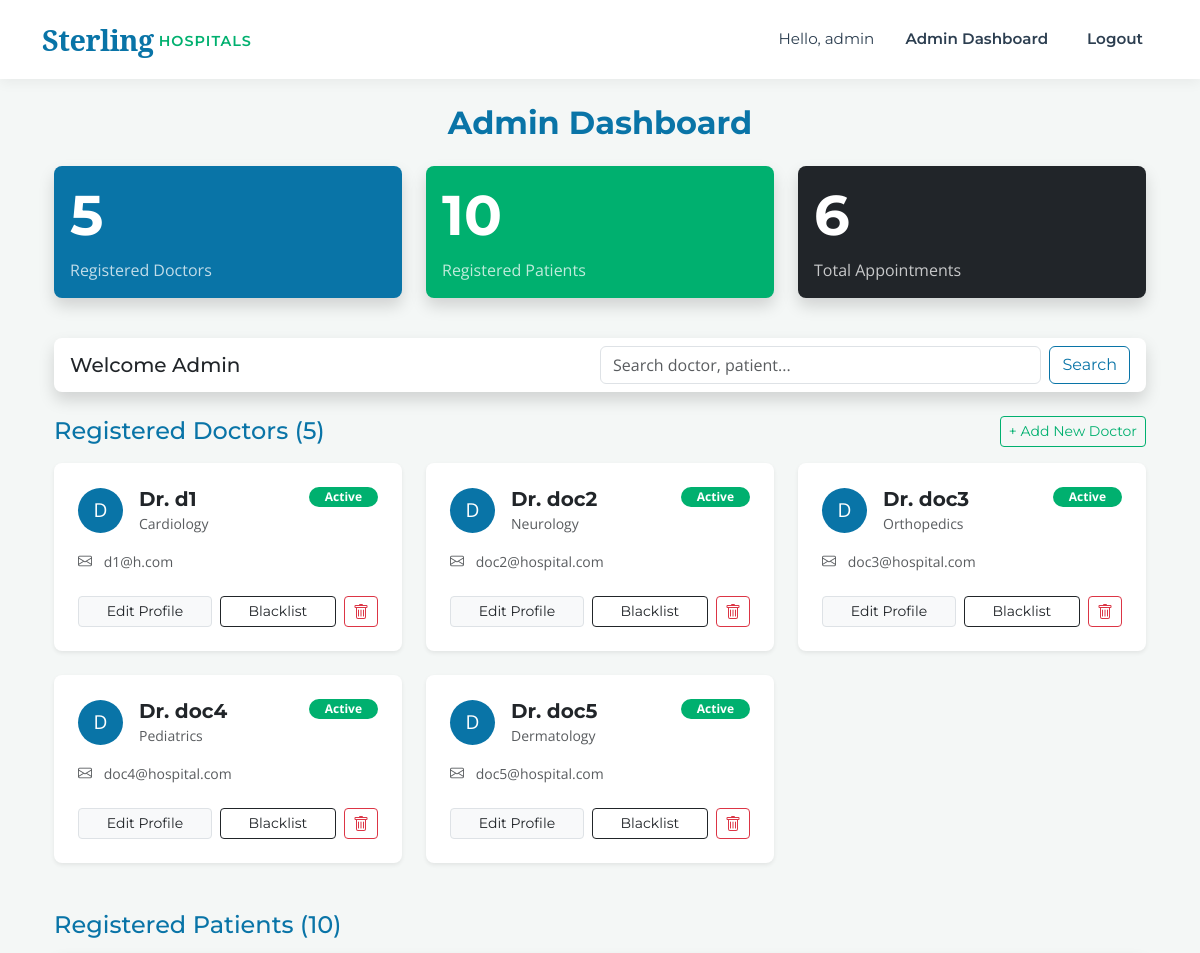
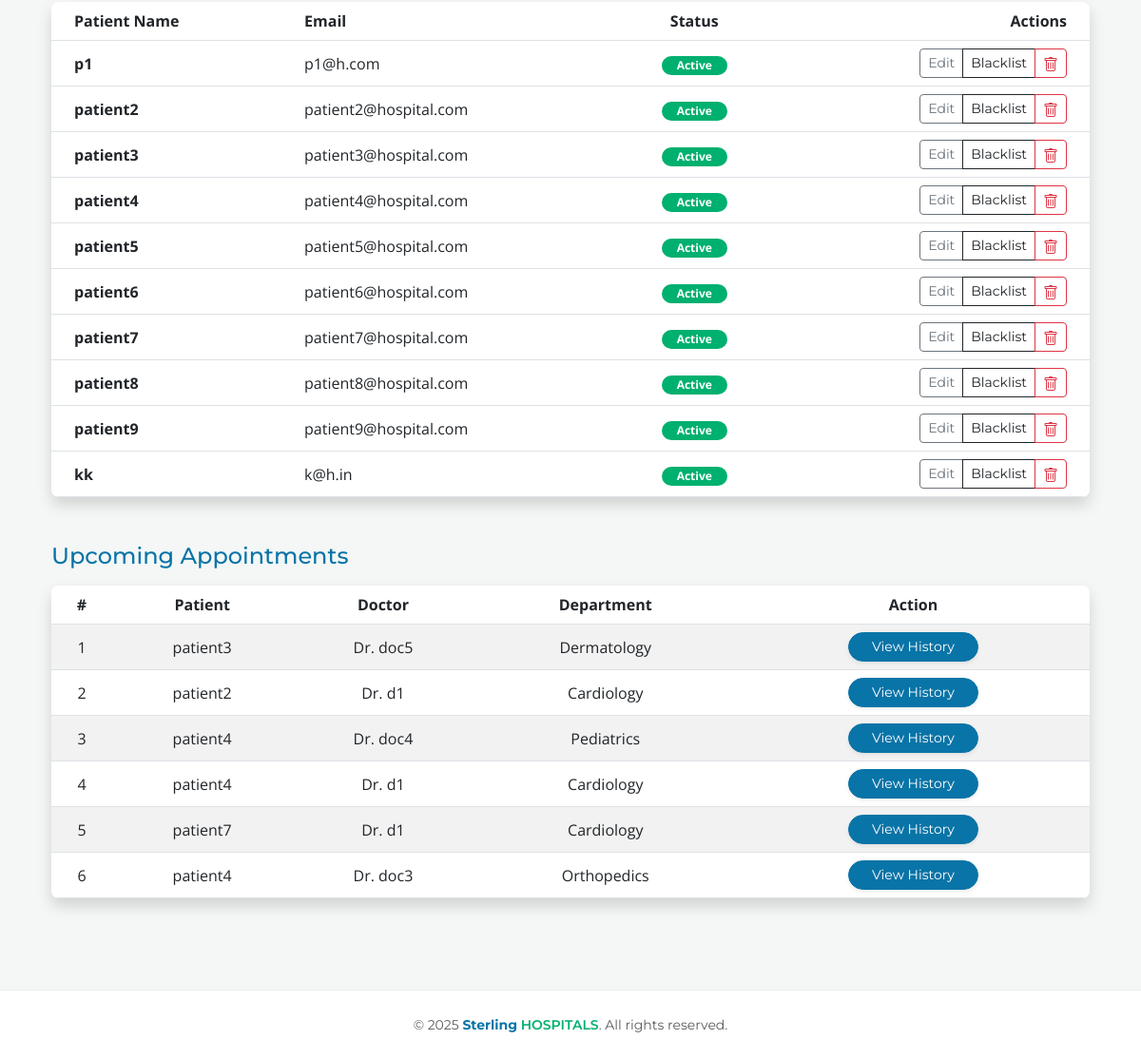
/admin_dashboard (signed in), run on an earlier commit of the app's database (2 pictures, top to bottom).
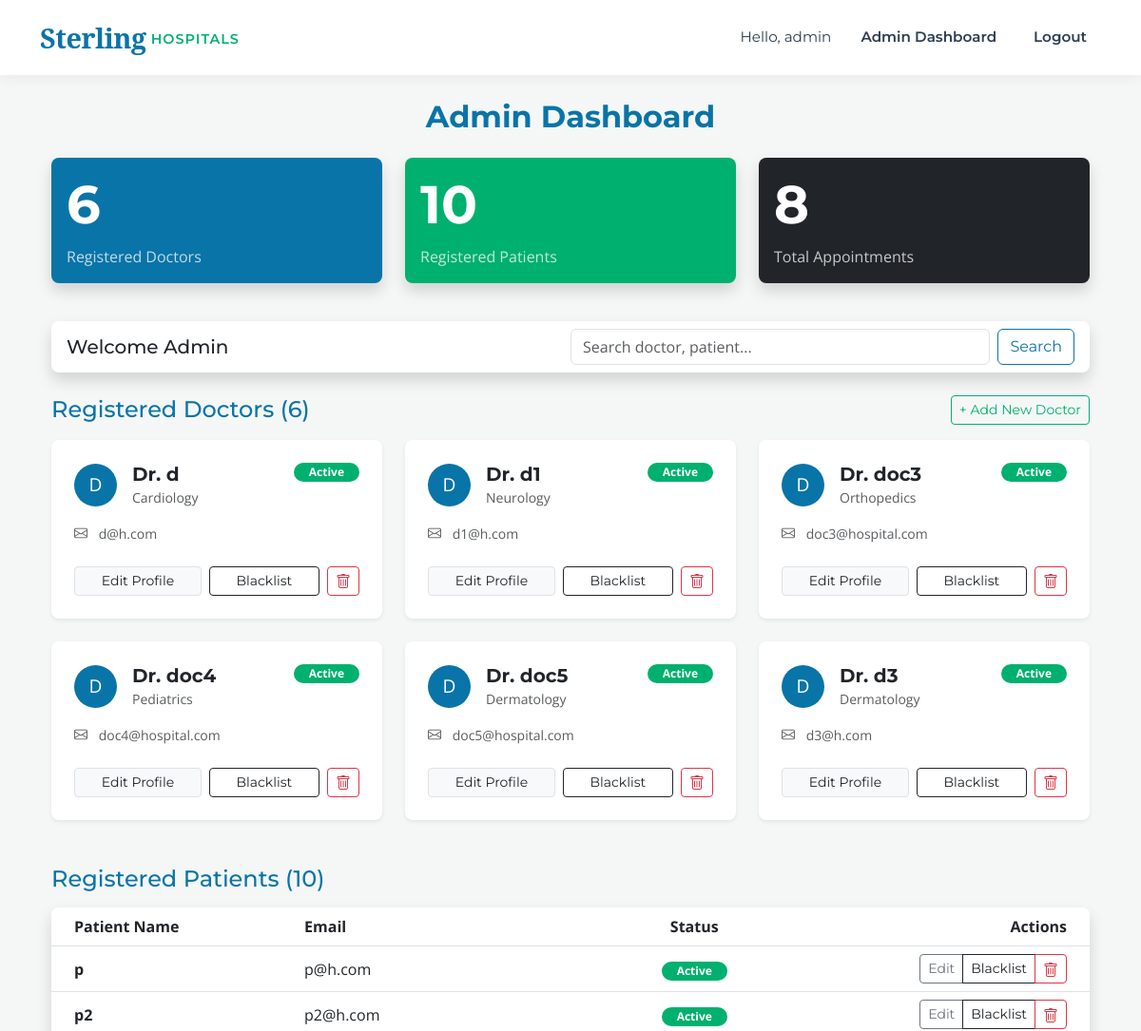
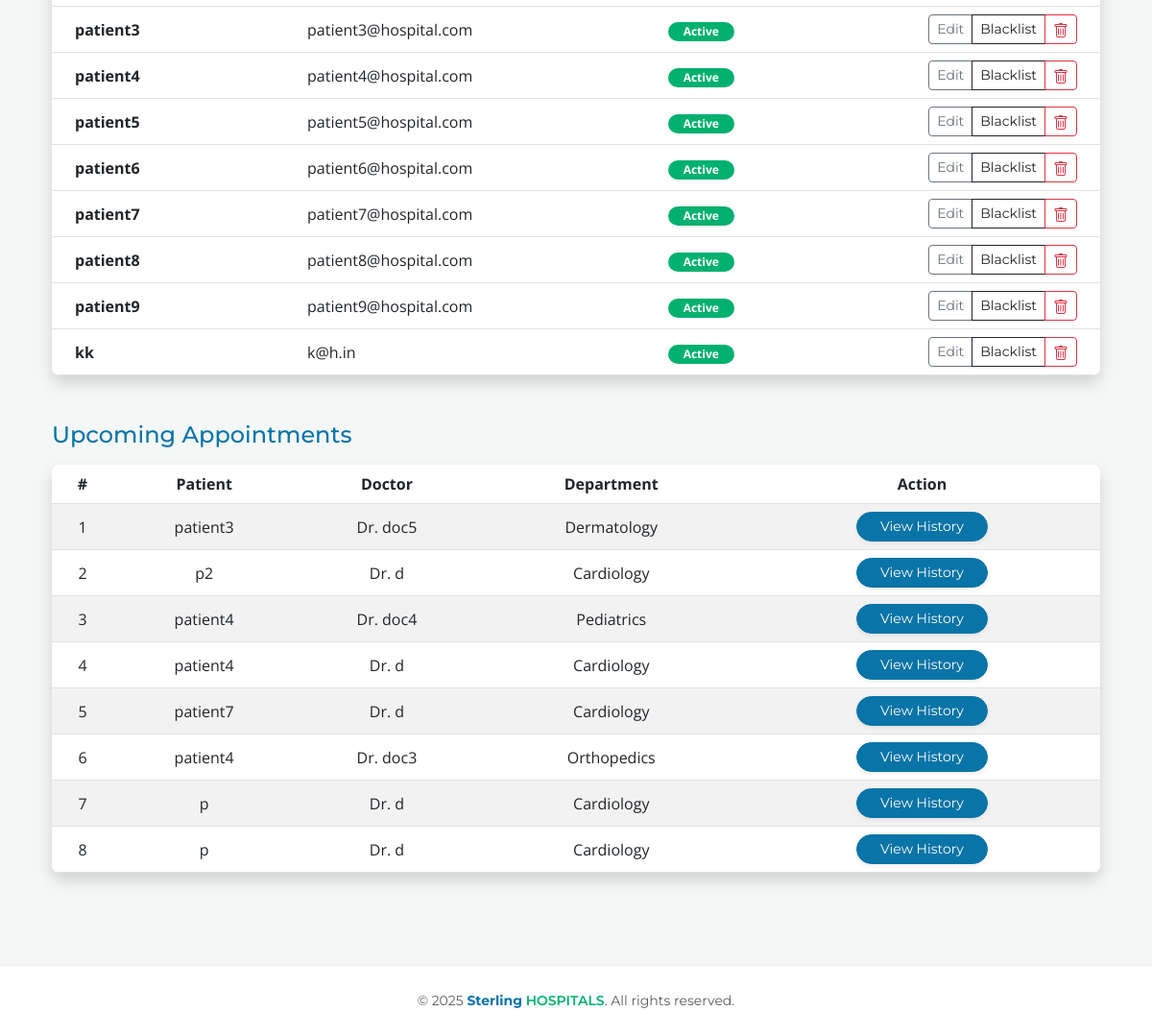
And on a later commit of the database (2 pictures, top to bottom).
### models.py (models this page shows)
class User(db.Model, UserMixin):
    __tablename__ = 'users'
    id = db.Column(db.Integer, primary_key=True)
    username = db.Column(db.String(100), unique=True, nullable=False)
    email = db.Column(db.String(120), unique=True, nullable=False)
    password = db.Column(db.String(200), nullable=False)
    role = db.Column(db.String(20), nullable=False)  # admin, doctor, patient
    phone_number = db.Column(db.String(15), nullable=True)
    is_active_user = db.Column(db.Boolean, default=True)
    department_id = db.Column(db.Integer, db.ForeignKey('departments.id'), nullable=True)
    doctor_appointments = db.relationship('Appointment', foreign_keys='Appointment.doctor_id', backref='doctor_ref', lazy=True)
    patient_appointments = db.relationship('Appointment', foreign_keys='Appointment.patient_id', backref='patient_ref', lazy=True)

class Department(db.Model):
    __tablename__ = 'departments'
    id = db.Column(db.Integer, primary_key=True)
    name = db.Column(db.String(100), unique=True, nullable=False)
    description = db.Column(db.Text, nullable=True)
    doctors = db.relationship('User', backref='department', lazy=True)

class Appointment(db.Model):
    __tablename__ = 'appointments'
    id = db.Column(db.Integer, primary_key=True)
    patient_id = db.Column(db.Integer, db.ForeignKey('users.id'), nullable=False)
    doctor_id = db.Column(db.Integer, db.ForeignKey('users.id'), nullable=False)
    appointment_date = db.Column(db.Date, nullable=False)
    appointment_time = db.Column(db.Time, nullable=False)
    status = db.Column(db.String(20), default='Pending')
    treatment = db.relationship('Treatment', backref='appointment', uselist=False, lazy=True)
    created_at = db.Column(db.DateTime, default=datetime.utcnow)

### app.py (the view)
@app.route('/admin_dashboard')
@login_required
def admin_dashboard():
    if current_user.role != 'admin': return redirect(url_for('index'))
    search = request.args.get('search', '').strip()
    docs = User.query.filter_by(role='doctor')
    pats = User.query.filter_by(role='patient')
    if search:
        search_filter = or_(User.username.ilike(f'%{search}%'), User.email.ilike(f'%{search}%'))
        docs = docs.filter(search_filter)
        pats = pats.filter(search_filter)
    all_appointments = Appointment.query.all()
    departments = Department.query.all()
    dept_names = []
    dept_counts = []
    for dept in departments:
        count = User.query.filter_by(department_id=dept.id, role='doctor').count()
        if count > 0: # Only show active departments
            dept_names.append(dept.name)
            dept_counts.append(count)
    return render_template('admin_dashboard.html',
                           doctors=docs.all(),
                           patients=pats.all(),
                           departments=departments,
                           appointments=all_appointments,
                           total_appointments=len(all_appointments),
                           dept_names=dept_names,
                           dept_counts=dept_counts)

### app.py (called while the page is built)
@login_manager.user_loader
def load_user(user_id):
    return db.session.get(User, int(user_id))

### templates/admin_dashboard.html (shortened to what this page needs)
{% extends "base.html" %}
{% block content %}
<div class="container-fluid">
    <h2 class="mb-4 text-center fw-bold text-primary">Admin Dashboard</h2>
    <div class="row mb-4">
        <div class="col-md-4">
            <div class="card bg-primary text-white mb-3 shadow">
                <div class="card-body">
                    <h3 class="card-title display-4 fw-bold">{{ doctors|length }}</h3>
                    <p class="card-text opacity-75">Registered Doctors</p>
                </div>
            </div>
        </div>
        <div class="col-md-4">
            <div class="card bg-success text-white mb-3 shadow">
                <div class="card-body">
                    <h3 class="card-title display-4 fw-bold">{{ patients|length }}</h3>
                    <p class="card-text opacity-75">Registered Patients</p>
                </div>
            </div>
        </div>
        <div class="col-md-4">
            <div class="card bg-dark text-white mb-3 shadow">
                <div class="card-body">
                    <h3 class="card-title display-4 fw-bold">{{ total_appointments }}</h3>
                    <p class="card-text opacity-75">Total Appointments</p>
                </div>
            </div>
        </div>
    </div>
    <div class="card mb-4 shadow">
        <div class="card-body d-flex justify-content-between align-items-center py-2">
            <h5 class="mb-0">Welcome Admin</h5>
            <form action="{{ url_for('admin_dashboard') }}" method="GET" class="d-flex" style="width: 50%;">
                <input type="text" name="search" class="form-control me-2" placeholder="Search doctor, patient..." value="{{ request.args.get('search', '') }}">
                <button type="submit" class="btn btn-outline-primary">Search</button>
            </form>
        </div>
    </div>
    <div class="d-flex justify-content-between align-items-center mb-3">
        <h4 class="mb-0 text-primary">Registered Doctors ({{ doctors|length }})</h4>
        <a href="{{ url_for('add_doctor') }}" class="btn btn-outline-success btn-sm">
            + Add New Doctor
        </a>
    </div>
    <div class="row g-4 mb-5">
        {% for doctor in doctors %}
        <div class="col-md-6 col-lg-4">
            <div class="card h-100 shadow-sm border-0 {% if not doctor.is_active_user %}bg-light opacity-75{% endif %}" style="transition: transform 0.2s;">
                <div class="card-body p-4">
                    <div class="d-flex justify-content-between align-items-start mb-3">
                        <div class="d-flex align-items-center">
                            <div class="bg-primary text-white rounded-circle d-flex align-items-center justify-content-center me-3" style="width: 45px; height: 45px; font-size: 1.2rem;">
                                {{ doctor.username[0] | upper }}
                            </div>
                            <div>
                                <h5 class="card-title fw-bold text-dark mb-0">Dr. {{ doctor.username }}</h5>
                                <small class="text-muted">{{ doctor.department.name if doctor.department else 'General' }}</small>
                            </div>
                        </div>
                        {% if doctor.is_active_user %}
                            <span class="badge bg-success text-white rounded-pill px-3">Active</span>
                        {% else %}
                            <span class="badge bg-danger text-white rounded-pill px-3">Inactive</span>
                        {% endif %}
                    </div>
                    <div class="mb-4">
                        <p class="card-text text-muted small mb-1">
                            <i class="bi bi-envelope me-2"></i> {{ doctor.email }}
                        </p>
                    </div>
                    <div class="d-grid gap-2 d-md-flex">
                        <a href="{{ url_for('edit_user', user_id=doctor.id) }}" class="btn btn-light btn-sm flex-grow-1 text-dark border">Edit Profile</a>
                        <a href="{{ url_for('toggle_status', user_id=doctor.id) }}" class="btn btn-outline-dark btn-sm flex-grow-1">
                            {{ 'Blacklist' if doctor.is_active_user else 'Activate' }}
                        </a>
                        <a href="{{ url_for('delete_user', user_id=doctor.id) }}" class="btn btn-outline-danger btn-sm" onclick="return confirm('Delete this doctor?')" title="Delete">
                        </a>
                    </div>
                </div>
            </div>
        </div>
        {% else %}
        <div class="col-12">
            <div class="alert alert-info text-center py-4">
                No doctors found. Click "+ Add New Doctor" to get started.
            </div>
        </div>
        {% endfor %}
    </div>
    <h4 class="mb-3 text-primary">Registered Patients ({{ patients|length }})</h4>
    <div class="card mb-5 p-0 shadow overflow-hidden border-0">
        <table class="table table-hover align-middle mb-0">
            <thead class="bg-light">
                <tr>
                    <th class="ps-4">Patient Name</th>
                    <th>Email</th>
                    <th class="text-center">Status</th>
                    <th class="text-end pe-4">Actions</th>
                </tr>
            </thead>
            <tbody>
                {% for patient in patients %}
                <tr class="{% if not patient.is_active_user %}table-secondary text-muted{% endif %}">
                    <td class="ps-4 fw-bold">
                        {{ patient.username }}
                    </td>
                    <td>{{ patient.email }}</td>
                    <td class="text-center">
                        {% if patient.is_active_user %}
                            <span class="badge bg-success text-white rounded-pill px-3">Active</span>
                        {% else %}
                            <span class="badge bg-danger text-white rounded-pill px-3">Blacklisted</span>
                        {% endif %}
                    </td>
                    <td class="text-end pe-4">
                        <div class="btn-group">
                            <a href="{{ url_for('edit_user', user_id=patient.id) }}" class="btn btn-sm btn-outline-secondary">Edit</a>
                            <a href="{{ url_for('toggle_status', user_id=patient.id) }}" class="btn btn-sm btn-outline-dark">
                                {{ 'Blacklist' if patient.is_active_user else 'Activate' }}
                            </a>
                            <a href="{{ url_for('delete_user', user_id=patient.id) }}" class="btn btn-sm btn-outline-danger" onclick="return confirm('Delete user?')">
                            </a>
                        </div>
                    </td>
                </tr>
                {% else %}
                <tr>
                    <td colspan="4" class="text-center py-4 text-muted">No patients registered.</td>
                </tr>
                {% endfor %}
            </tbody>
        </table>
    </div>
    <h4 class="mb-3 text-primary">Upcoming Appointments</h4>
    <div class="card shadow p-0 overflow-hidden border-0">
        <table class="table table-striped mb-0 text-center align-middle">
            <thead class="bg-light border-bottom">
                <tr>
                    <th>#</th>
                    <th>Patient</th>
                    <th>Doctor</th>
                    <th>Department</th>
                    <th>Action</th>
                </tr>
            </thead>
            <tbody>
                {% for appointment in appointments %}
                <tr>
                    <td>{{ loop.index }}</td>
                    <td>{{ appointment.patient_ref.username }}</td>
                    <td>Dr. {{ appointment.doctor_ref.username }}</td>
                    <td>{{ appointment.doctor_ref.department.name if appointment.doctor_ref.department else 'General' }}</td>
                    <td>
                        <a href="{{ url_for('patient_history', patient_id=appointment.patient_id) }}" class="btn btn-primary btn-sm px-4 rounded-pill shadow-sm">
                            View History
                        </a>
                    </td>
                </tr>
                {% else %}
                <tr>
                    <td colspan="5" class="text-center py-4 text-muted">No appointments found.</td>
                </tr>
                {% endfor %}
            </tbody>
        </table>
    </div>
</div>
{% endblock %}

### templates/base.html (shortened to what this page needs)
<!DOCTYPE html>
<html lang="en">
<head>
    <link href="https://cdn.jsdelivr.net/npm/bootstrap@5.3.0/dist/css/bootstrap.min.css" rel="stylesheet">
    <link rel="stylesheet" href="https://cdn.jsdelivr.net/npm/bootstrap-icons@1.11.1/font/bootstrap-icons.css">
    <link rel="stylesheet" href="{{ url_for('static', filename='css/style.css') }}">
</head>
<body class="d-flex flex-column min-vh-100">
    <nav class="navbar navbar-expand-lg navbar-light fixed-top">
        <div class="container">
            <a class="navbar-brand" href="{{ url_for('index') }}">
                <span class="brand-sterling">Sterling</span>
                <span class="brand-hospitals">HOSPITALS</span>
            </a>
            <div class="collapse navbar-collapse" id="navbarNav">
                <ul class="navbar-nav ms-auto align-items-center">
                    {% if current_user.is_authenticated %}
                        <li class="nav-item">
                            <span class="nav-link text-muted" style="font-weight: 400;">Hello, {{ current_user.username }}</span>
                        </li>
                        <li class="nav-item">
                            {% if current_user.role == 'admin' %}
                                <a class="nav-link" href="{{ url_for('admin_dashboard') }}">Admin Dashboard</a>
                            {% elif current_user.role == 'doctor' %}
                                <a class="nav-link" href="{{ url_for('doctor_dashboard') }}">Doctor Panel</a>
                            {% else %}
                                <a class="nav-link" href="{{ url_for('patient_dashboard') }}">My Dashboard</a>
                            {% endif %}
                        </li>
                        <li class="nav-item">
                            <a class="nav-link btn btn-danger text-white btn-sm ms-3" style="border-radius: 4px; padding: 6px 15px;" href="{{ url_for('logout') }}">Logout</a>
                        </li>
                    {% endif %}
                </ul>
            </div>
        </div>
    </nav>
    <div style="height: 80px;"></div>
    <div class="container mt-4 mb-5">
        {% block content %}{% endblock %}
    </div>
    <footer class="text-center text-muted py-4 mt-auto">
        <div class="container">
            <small>&copy; 2025 <span style="color: var(--brand-blue); font-weight:700;">Sterling</span> <span style="color: var(--brand-green); font-weight:600;">HOSPITALS</span>. All rights reserved.</small>
        </div>
    </footer>
</body>
</html>

### static/css/style.css (style rules this page uses)
:root { --brand-blue: #0974A7; --brand-dark-blue: #015890; --brand-green: #00B06F; --brand-dark-green:#008f5a; --brand-dark: #2c3e50; --brand-warning: #FAD10A; --brand-bg-soft: #f4f7f6; --font-primary: "Montserrat", sans-serif; --font-serif: "Noto Serif", serif; --font-text: "Open Sans", sans-serif; }
body { font-family: var(--font-text); background-color: var(--brand-bg-soft); color: #333; }
h1, h2, h3, h4, h5, h6, .btn, .navbar-brand, .nav-link, footer { font-family: var(--font-primary); }
.navbar { background-color: white !important; box-shadow: 0 4px 12px rgba(0,0,0,0.05); padding: 0.8rem 0; }
.navbar-brand { display: flex; align-items: center; text-decoration: none; }
.brand-sterling { font-family: var(--font-serif); color: var(--brand-blue); font-weight: 700; font-size: 1.8rem; letter-spacing: -0.5px; }
.brand-hospitals { font-family: var(--font-primary); color: var(--brand-green); font-weight: 600; font-size: 0.9rem; text-transform: uppercase; letter-spacing: 1px; margin-left: 5px; padding-top: 5px; }
.nav-link { color: var(--brand-dark) !important; font-weight: 600; font-size: 0.95rem; margin-left: 15px; transition: color 0.3s ease; }
.text-primary { color: var(--brand-blue) !important; }
.bg-primary { background-color: var(--brand-blue) !important; color: white !important; }
.btn-primary { background-color: var(--brand-blue) !important; border-color: var(--brand-blue) !important; color: white !important; }
.btn-outline-primary { color: var(--brand-blue); border-color: var(--brand-blue); }
.bg-success { background-color: var(--brand-green) !important; color: white !important; }
.btn-outline-success { color: var(--brand-green); border-color: var(--brand-green); }
.card { border: none; border-radius: 8px; box-shadow: 0 4px 6px rgba(0,0,0,0.05); }
footer { background-color: white; border-top: 1px solid #eee; }

What changed in the data, as far as the page shows it:
changed User "Cardiology": username "d1" → "d"; email "d1@h.com" → "d@h.com"
changed User "Neurology": username "doc2" → "d1"; email "doc2@hospital.com" → "d1@h.com"
added User: username "D", username "d3", department "Dermatology", shows "Active", email "d3@h.com", is_active_user "Blacklist", shown under "Registered Doctors (6)"
changed User: username "p1" → "p"; email "p1@h.com" → "p@h.com"
changed User: username "patient2" → "p2"; email "patient2@hospital.com" → "p2@h.com"
changed through a linked row, Appointment (number 2 of 8 on the later page): patient_ref.username "patient2" → "p2"; doctor_ref.username "d1" → "d"
changed through a linked row, Appointment (number 4 of 8 on the later page): doctor_ref.username "d1" → "d"
changed Appointment "patient7": doctor_ref.username "d1" → "d"
added Appointment: patient_ref.username "p", doctor_ref.username "d", doctor_ref.department "Cardiology"
added Appointment: patient_ref.username "p", doctor_ref.username "d", doctor_ref.department "Cardiology"
Also different on the page:
{{ doctors|length }}: "5" → "6"
{{ total_appointments }}: "6" → "8"
